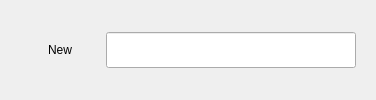
      <widget class="QWidget" name="customer_header_buttons">
       <property name="styleSheet">
        <string notr="true"/>
       </property>
       <layout class="QGridLayout" name="gridLayout_27">
        <item row="0" column="0">
         <widget class="QFrame" name="customer_frame">
          <property name="enabled">
           <bool>true</bool>
          </property>
          <property name="sizePolicy">
           <sizepolicy hsizetype="Expanding" vsizetype="Fixed">
            <horstretch>0</horstretch>
            <verstretch>0</verstretch>
           </sizepolicy>
          </property>
          <property name="minimumSize">
           <size>
            <width>0</width>
            <height>50</height>
           </size>
          </property>
          <property name="layoutDirection">
           <enum>Qt::LeftToRight</enum>
          </property>
          <property name="styleSheet">
           <string notr="true"/>
          </property>
          <property name="frameShape">
           <enum>QFrame::NoFrame</enum>
          </property>
          <property name="frameShadow">
           <enum>QFrame::Raised</enum>
          </property>
          <layout class="QGridLayout" name="gridLayout_10">
           <item row="0" column="1">
            <widget class="QPushButton" name="new_customer_button">
             <property name="maximumSize">
              <size>
               <width>200</width>
               <height>16777215</height>
              </size>
             </property>
             <property name="cursor">
              <cursorShape>OpenHandCursor</cursorShape>
             </property>
             <property name="styleSheet">
              <string notr="true"/>
             </property>
             <property name="text">
              <string>New</string>
             </property>
             <property name="icon">
              <iconset resource="openauto_resources.qrc">
               <normaloff>:/resources/Icons/user-add.png</normaloff>:/resources/Icons/user-add.png</iconset>
             </property>
             <property name="iconSize">
              <size>
               <width>30</width>
               <height>30</height>
              </size>
             </property>
             <property name="flat">
              <bool>true</bool>
             </property>
            </widget>
           </item>
           <item row="0" column="3">
            <widget class="QLineEdit" name="search_customer_line">
             <property name="sizePolicy">
              <sizepolicy hsizetype="Preferred" vsizetype="Fixed">
               <horstretch>0</horstretch>
               <verstretch>0</verstretch>
              </sizepolicy>
             </property>
             <property name="minimumSize">
              <size>
               <width>250</width>
               <height>36</height>
              </size>
             </property>
             <property name="maximumSize">
              <size>
               <width>500</width>
               <height>16777215</height>
              </size>
             </property>
             <property name="styleSheet">
              <string notr="true"/>
             </property>
             <property name="alignment">
              <set>Qt::AlignCenter</set>
             </property>
            </widget>
           </item>
          </layout>
         </widget>
        </item>
       </layout>
      </widget>
